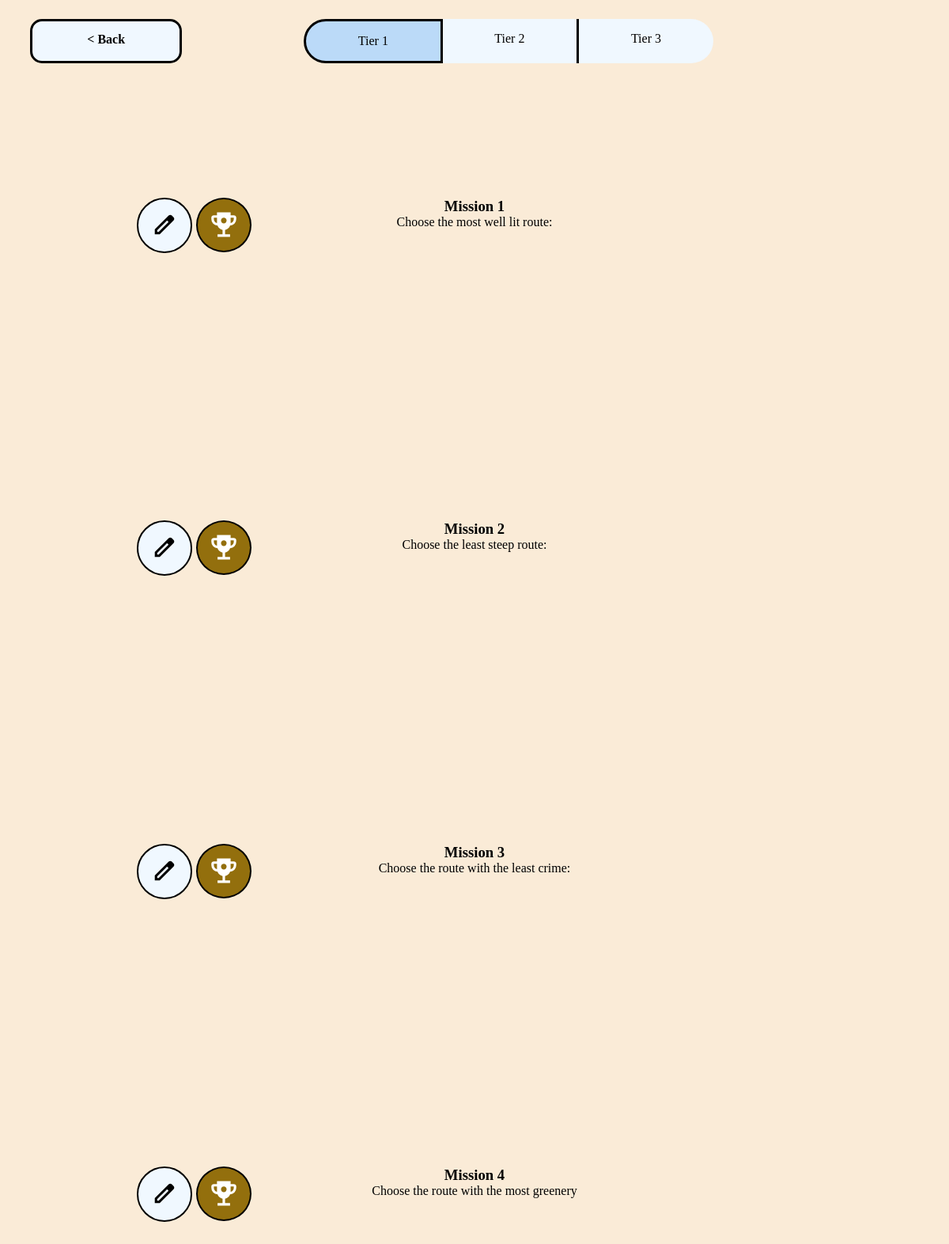
/missions_t1 (signed in), run on the app's committed database.
### tables this page shows
CREATE TABLE missions(missionID INTEGER PRIMARY KEY, question TEXT, focusIndicator TEXT CHECK(focusIndicator IN ('length','lighting','crime','greenery','gradient')), startNode INTEGER, endNode INTEGER, answer TEXT CHECK(answer IN ('Red','Green','Blue')), tier INTEGER, FOREIGN KEY(startNode) REFERENCES nodes(nodeID), FOREIGN KEY(endNode) REFERENCES nodes(nodeID));

### server.py (the view)
@app.route("/missions_t1", methods=["GET"])
def missions_1():
    if not isUserAuthenticated():
        return redirect(url_for("index"))
    if request.method == "GET":
        myDatabase = DatabaseMethods()
        database_response = myDatabase.getMissionTier(1) # get all missions of tier 1
        missions = []
        for m in database_response:
            id = m[0]
            question = m[1]
            missions.append({
                'question': question,
                'id': id
            })
        myDatabase.closeConnection()
        return render_template("missions_t1.html", missions=missions)

### database_methods.py (called while the page is built)
    def __del__(self):
        try:
            self.connection.commit()
            self.connection.close()
        except:
            pass

    def getMissionTier(self,tier):
        try:
            cursor=self.connection.cursor()
            cursor.execute("SELECT missionID, question, answer FROM missions WHERE tier =?",(tier,))
            tierMissions=cursor.fetchall()
            cursor.close()
            return(tierMissions)
        except(sqlite3.ProgrammingError):
            print("Database connection has already been closed")

    def closeConnection(self): # Please call this when you're finished
        self.connection.commit()
        self.connection.close()

### server.py (called while the page is built)
def isUserAuthenticated(adminNeeded=False, devNeeded=False, overrideDebug=False):
    if app.debug and not overrideDebug:
        return True
    if adminNeeded:
        return bool(session.get("user_role") == "A" or session.get("user_role") == "M")
    elif devNeeded:
        return bool(session.get("user_role") == "M")
    return bool(session.get("user_name"))

### templates/missions_t1.html (shortened to what this page needs)
<!DOCTYPE html>
<html lang="en">
<head>
    <link rel="stylesheet" href="{{ url_for('static', filename='mission_style.css') }}">
</head>
<body>
    <div id="topbar">
        <a href="map.html" id="backbutton">< Back</a>
        <div id="tierselect">
            <a href="missions_t1" class="tierbutton" id="tier1">Tier 1</a>
            <a href="missions_t2" class="tierbutton" id="tier2">Tier 2</a>
            <a href="missions_t3" class="tierbutton" id="tier3">Tier 3</a>
        </div>
    </div>
    <div id="missiondisplay">
        {% for mission in missions %}
        <div class="mission" name="{{ mission.id }}">
            <div class="icons">
                <a class="editbutton" href="/edit_mission?id={{ mission.id }}"></a>
                <div class="trophy">
                </div>
            </div>
            <div class="missiontext" name="{{ mission.id }}">
                <h3>Mission {{ mission.id }}</h3>
                <p>{{ mission.question }}</p>
            </div>
        </div>
        {% endfor %}
    </div>
</body>
</html>

### static/mission_style.css (style rules this page uses)
* { margin: 0; padding: 0; }
body { padding-top: 2%; background-color: antiquewhite; }
#topbar { display: grid; grid-template-columns: auto auto auto; text-align: center; }
#backbutton { display: block; background-color: aliceblue; width: 40%; border-radius: 15px; text-decoration: none; color: black; padding: 14px 16px; font-weight: bold; margin: 0 10%; border-style: solid; border-color: black; transition: 200ms ease; }
#tierselect { display: grid; grid-template-columns: auto auto auto; }
.tierbutton { background-color: aliceblue; text-decoration: none; padding: 16px 16px; color: black; border-width: 3px; transition: 200ms ease; }
#tier1 { border-radius: 30px 0px 0px 30px; border-right-style: solid; border-right-color: black; }
#tier3 { border-radius: 0px 30px 30px 0px; border-left-style: solid; border-left-color: black; }
#missiondisplay { text-align: center; margin-top: 10%; padding: 30px; display: grid; grid-auto-rows: auto; gap: 20px; height: 40vh; overflow-y: scroll; scrollbar-width: none; }
.mission { width: 75%; margin: 0 auto; padding: 20px; height: 10vh; display: grid; grid-template-columns: 10% 80% 10%; visibility: visible; transition: 200ms ease; }
.trophy { width: 50px; height: 50px; border-radius: 100%; border-color: black; border-style: solid; border-width: 2px; padding: 12px 8px 3px 8px; }
.editbutton { border-radius: 100%; background-color: aliceblue; border-width: 2px; width: 50px; height: 50px; padding: 16px 8px 0px 8px; margin-right: 5px; border-color: black; border-style: solid; }
.icons { display:grid; grid-template-columns: auto auto; justify-content: left; }

### data on the page
missions: id "1", question "Choose the most well lit route:"
missions: id "2", question "Choose the least steep route:"
missions: id "3", question "Choose the route with the least crime:"
missions: id "4", question "Choose the route with the most greenery"
